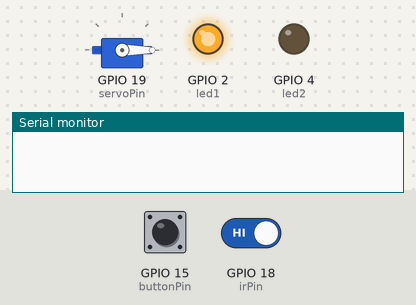
A sketch run on a simulated ESP32. Parts: servo, output pins drawn as LEDs (lit = HIGH), the last lines printed to the serial monitor. The test bench sets the inputs (shaded band); at power-on: GPIO 15 (buttonPin) HIGH, GPIO 18 (irPin) HIGH.

Above: at 1.2 s.
1.3 s: GPIO 15 (buttonPin) pulled LOW for 0.15 s
At 2.3 s:
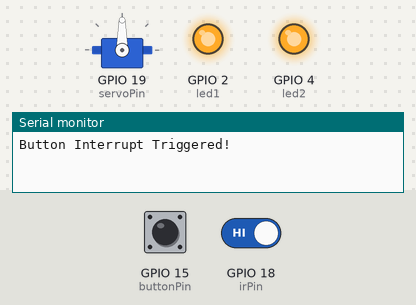
4.4 s: GPIO 18 (irPin) driven LOW
At 4.7 s:
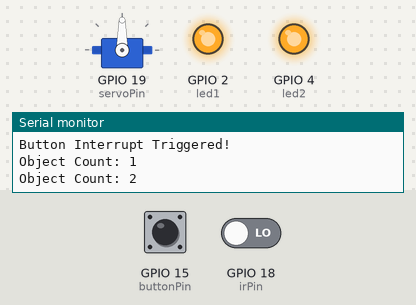
6.1 s: GPIO 18 (irPin) driven HIGH
9.1 s: GPIO 15 (buttonPin) pulled LOW for 1 s
At 13.0 s:
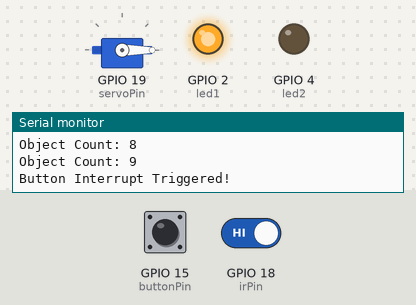
Timing chart, 0 to 14.1 s (numbered marks = the images above; inputs shaded):
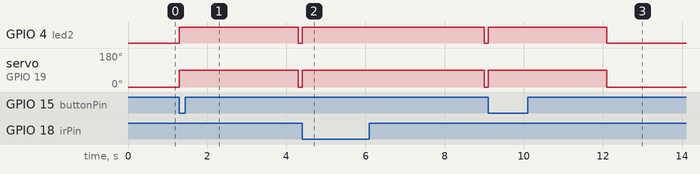

Measured:
- after the input at 1.3 s, GPIO 4 (led2): LOW → HIGH at once, → LOW 3.0 s later; servo on GPIO 19 (servoPin): 0° → 90° at once, → 0° 3.0 s later
- after the input at 4.4 s, GPIO 4 (led2): LOW → HIGH at once; servo on GPIO 19 (servoPin): 0° → 90° at once
- after the input at 6.1 s, GPIO 4 (led2): HIGH → LOW after 2.9 s; servo on GPIO 19 (servoPin): 90° → 0° after 2.9 s
- after the input at 9.1 s, GPIO 4 (led2): LOW → HIGH at once, → LOW 3.0 s later; servo on GPIO 19 (servoPin): 0° → 90° at once, → 0° 3.0 s later

The sketch:

AutomaticGate.ino
```cpp
#include <ESP32Servo.h>

Servo myServo;

// 🔌 Pin definitions
const int led1 = 2;
const int led2 = 4;
const int buttonPin = 15;
const int irPin = 18;
const int servoPin = 19;

// 🔁 Variables
volatile bool interruptFlag = false;  // interrupt signal
int count = 0;

unsigned long gateOpenTime = 0;
bool gateOpen = false;

// ⚡ Interrupt Service Routine (ISR)
void IRAM_ATTR handleButton() {
  interruptFlag = true;  // just set flag (VERY IMPORTANT)
}

void setup() {
  Serial.begin(115200);

  pinMode(led1, OUTPUT);
  pinMode(led2, OUTPUT);
  pinMode(buttonPin, INPUT);
  pinMode(irPin, INPUT);

  digitalWrite(led1, HIGH);  // always ON

  // Servo setup
  myServo.setPeriodHertz(50);
  myServo.attach(servoPin, 500, 2400);
  myServo.write(0);  // gate closed

  // Interrupt setup
  attachInterrupt(digitalPinToInterrupt(buttonPin), handleButton, FALLING);
}

void loop() {

  // 🔘 Button interrupt handling
  if (interruptFlag) {
    interruptFlag = false;
    Serial.println("Button Interrupt Triggered!");
    openGate();
  }

  // 📡 IR sensor detection
  if (digitalRead(irPin) == LOW) {
    count++;
    Serial.print("Object Count: ");
    Serial.println(count);
    openGate();
    delay(200); // small debounce (not critical delay)
  }

  // ⏱ Timer (NO blocking delay)
  if (gateOpen && (millis() - gateOpenTime > 3000)) {
    closeGate();
  }
}

// 🚪 Open gate
void openGate() {
  myServo.write(90);   // open
  digitalWrite(led2, HIGH);

  gateOpen = true;
  gateOpenTime = millis();  // store time
}

// 🚪 Close gate
void closeGate() {
  myServo.write(0);    // close
  digitalWrite(led2, LOW);

  gateOpen = false;
}
```
